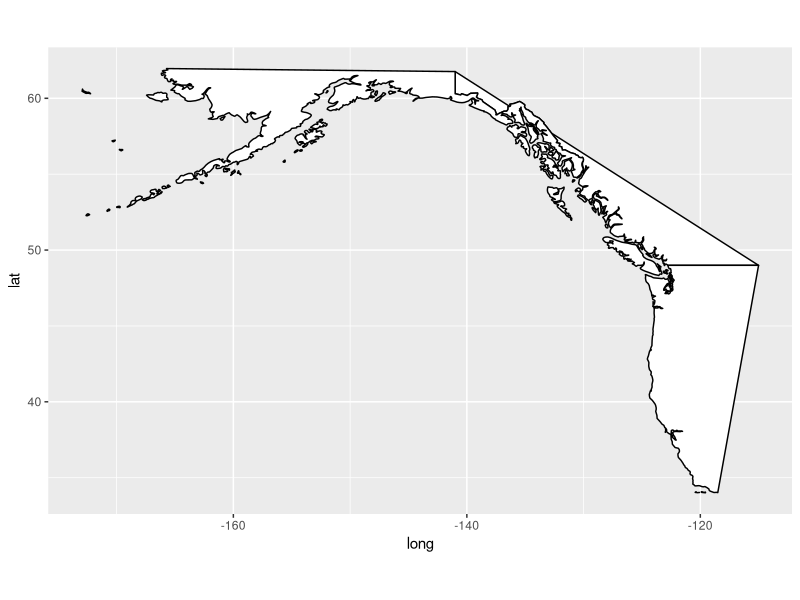
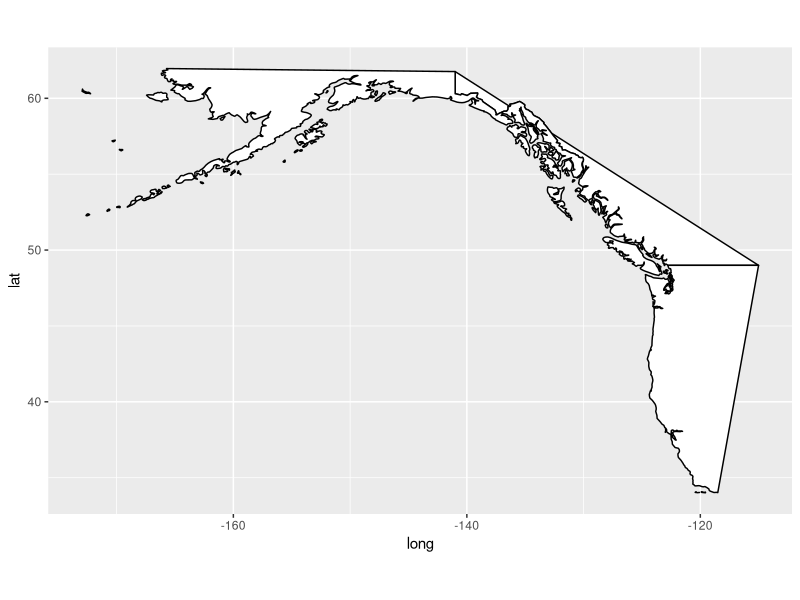

Recreate these plots in R, in order. (Note: this script raises an error after producing the figures.)
library(tidyverse)
library(here)
#this file creates a new column in our lookup code file that has Alaska assignments for the NMFS stat areas and then saves it at the end--this only needs to be run one time and then the Weitkamp file is updated.
## was last run to update the NMFS stat area names in Alaska and should not need to be called again! 

#plot and check to see if assignment worked
base <- world <- map_data("world") %>%  subset(region %in% c("USA", "Canada")) %>%
  filter(!group== 1511, !group== 1518, !group==1515, !group==1508, !group==1502, !group==1509) %>%
  filter(!long > -115) %>%
  filter(!lat < 34) %>%
  filter(!lat > 62) %>%
  filter(!long < -173) %>% 
  ggplot( ) +
  geom_polygon(aes(x = long, y = lat, group = group), fill = "white", color = "black") +
  coord_fixed(1.3)

#reassigning spatial bounds 
codes = read_csv("data/recovery codes-wietkamp+shelton 12-2018 two PUSO.csv") %>%
 # select(c(1:10, 17)) %>%
 # filter(state.prov == 1) %>%
  mutate(recovery_location_code = location_code) %>%
  select(-c(Rec.area.Sullaway.Shelton.NMFSstat)) #remove previous versions for joining


location = read.csv("data/locations.txt") %>%
 select(c("location_code","rmis_latitude","rmis_longitude", "description")) %>%
 rename(recovery_location_code = location_code, recovery_description = description,
                latitude=rmis_latitude, longitude = rmis_longitude) %>%
 distinct(recovery_location_code, .keep_all = TRUE)   #took out duplicate recovery codes, keep.all = keeps the first row of values for each recovery code
 
#easier to assign codes that have lat/longs - start with those. Join on the location file to the codes to get the descriptions and lat/longs when applicable. 
temp_lat_long <- left_join(codes, location, by=c("recovery_location_code")) %>%
  filter(`state/prov` %in% c(1,7)) %>%
  #filter(str_detect(tolower(recovery_location_code), "^1")) %>% #Just pulls AK recoveries 
  filter(!is.na(latitude)) %>% 
  separate(recovery_description, into = c("sea", "sector", "hemi", "Bearing", "stat_area"), sep = ",") %>%
  separate(stat_area, into = c("area_info", "stat_area"), sep = 24) %>%
  mutate(longitude = case_when(longitude > 100 ~ longitude * -1,
                               TRUE ~ longitude)) %>% # (-)'s left off of some of the longitudes 
  filter(latitude > 50) %>%
  mutate(Rec.area.Sullaway.Shelton.NMFSstat = case_when(
    Rec.area.Sullaway.Shelton.YAK_SOR_NCA == "NSEAK SSEAK" ~ "NSEAK SSEAK",
    Rec.area.Sullaway.Shelton.YAK_SOR_NCA == "NSEAK" ~ "NSEAK",
    Rec.area.Sullaway.Shelton.YAK_SOR_NCA == "SSEAK" ~ "SSEAK",
    Rec.area.Sullaway.Shelton.YAK_SOR_NCA == "YAK" ~ "NE.GOA", #Ole already assigned these, so they will just carry over
    sector== " SECTOR 4"~ "BER",
    longitude > -140 & latitude > 55.5   ~  "NSEAK", #"X650",
    longitude < -140 & longitude > -147 | longitude == -140 ~ "NE.GOA", #"X640",
    longitude < -147 & longitude > -154 | longitude == -147 ~ "NW.GOA", #"X630",
    longitude < -154 & longitude > -159 | longitude == -154 ~ "E.APEN", #"X620",
    latitude > 59 & longitude < -160 ~ "BER",
    longitude < -159 & longitude > -170 | longitude == -159 & latitude < 55 ~ "W.APEN",  #"X610",
    longitude == -172 & latitude < 55 ~ "W.APEN", #an odd ball on the south side of aluetian islands in sector 3
    Rec.area.Sullaway.Shelton.YAK_SOR_NCA == "ALEUT" ~ "ALEUT",
    latitude < 55.5 & longitude > -140 ~ Rec.area.Sullaway.Shelton.YAK_SOR_NCA,
         TRUE ~ Rec.area.Sullaway.Shelton.YAK_SOR_NCA)) %>%
  mutate(Rec.area.Sullaway.Shelton.NMFSstat = case_when(Rec.area.Sullaway.Shelton.NMFSstat == "BER" & sector == " Region 1" ~ "NE.GOA",
                                                        Bearing == "District 186" ~ "NE.GOA",
                                                        Rec.area.Sullaway.Shelton.NMFSstat == "YAK" & longitude > -137 & latitude < 58  ~ "NSEAK", #SOME OF THE YAK'S ARENT ASSIGNING CORRECLTY THIS WILL FIX IT. 
                                                        Rec.area.Sullaway.Shelton.NMFSstat %in% c("APEN", "HSEA") & latitude < 52 & longitude < -170 ~ "ALEUT",
                                                        Rec.area.Sullaway.Shelton.NMFSstat == "APEN" & latitude > 57 ~ "BER",
                                                        Rec.area.Sullaway.Shelton.NMFSstat == "BER" & latitude < 54 & longitude < -170 ~ "ALEUT",
                                                        Rec.area.Sullaway.Shelton.NMFSstat == "BER" & latitude < 55 ~ "W.APEN",
                                                        Rec.area.Sullaway.Shelton.NMFSstat == "HSEA" & latitude == 55 ~ "SSEAK",
                                                        Rec.area.Sullaway.Shelton.NMFSstat == "HSEA" & longitude > -160 & longitude < -155 ~ "E.APEN",
                                                        Rec.area.Sullaway.Shelton.NMFSstat == "NSEAK" & latitude == 56 ~ "SSEAK",
                                                        Rec.area.Sullaway.Shelton.NMFSstat == "YAK" & longitude > - 136.5 ~ "NSEAK",
                                                        Rec.area.Sullaway.Shelton.NMFSstat == "BER" & longitude > -140 ~ "NE.GOA",
                                                        recovery_location_code %in% c("1M112MB SE10720", "1M1NW") ~ "SSEAK",
                                                        hemi %in% c(" WRANGELL", " PETERSBURG") ~ "SSEAK",
                                                        Rec.area.Sullaway.Shelton.NMFSstat == "NSEAK" & longitude < -137.69 ~ "NE.GOA",
                                                        Rec.area.Sullaway.Shelton.NMFSstat =="NE.GOA" & longitude > -135.6990 ~ "NSEAK",
                                                        TRUE ~ Rec.area.Sullaway.Shelton.NMFSstat))#TWO Yak and one SSEAK is out of line - will come back to those later. 

test <- temp_lat_long %>%
     filter(Rec.area.Sullaway.Shelton.NMFSstat == "NE.GOA")

base +  geom_point(data = temp_lat_long, mapping = aes(x = longitude, y = latitude, color = Rec.area.Sullaway.Shelton.NMFSstat)) +
    theme_bw()
    
#seperate process for codes without a latitude 
temp_NA <- left_join(codes, location, by=c("recovery_location_code")) %>%
  filter(`state/prov` %in% c(1,7)) %>%
  filter(is.na(latitude)) %>% 
  mutate(recovery_description = as.character(recovery_description)) %>%
  mutate(recovery_description = case_when(is.na(recovery_description) ~ description,
                                           TRUE ~ recovery_description)) %>%
  separate(recovery_description, into = c("sea", "sector", "hemi", "Bearing", "stat_area"), sep = ",", remove = FALSE) %>%
  separate(stat_area, into = c("area_info", "stat_area"), sep = 24, remove = FALSE) %>%
  mutate(Rec.area.Sullaway.Shelton.NMFSstat = case_when(
    name == "HIGH SEAS 3 N" ~ "NE.GOA NW.GOA W.APEN E.APEN BER",  
    name == "HIGH SEAS 3 N W" ~ "NE.GOA NW.GOA W.APEN E.APEN BER",
    sector== " SECTOR 4"~ "BER",
    stat_area == "610" ~ "W.APEN",#"X610",
    stat_area == "620" ~ "E.APEN", #"X620",
    stat_area == "621" ~ "E.APEN", #621 = typo? put it into KOD bc that is 620 
    stat_area == "630" ~ "NW.GOA", #"X630", 
    stat_area == "640" ~ "NE.GOA", #"X640",
    stat_area == "649" ~ "NE.GOA", #north part of PWS on the YAK side. 
    Rec.area.Sullaway.Shelton.YAK_SOR_NCA == "YAK" ~ "NE.GOA",  #"X640", Yakutat assignments will stay the same, keeping the cut past -140. 
    Rec.area.Sullaway.Shelton.YAK_SOR_NCA == "NSEAK" ~ "NSEAK", #"X650", these assignments didnt change
    Rec.area.Sullaway.Shelton.YAK_SOR_NCA == "SSEAK" ~ "SSEAK", #These assignments didnt change 
    Rec.area.Sullaway.Shelton.YAK_SOR_NCA == "CISS" ~ "NW.GOA", #CISS = Cook Inlet
    Rec.area.Sullaway.Shelton.YAK_SOR_NCA == "BER" ~ "BER", #These assignments didnt change 
    Rec.area.Sullaway.Shelton.YAK_SOR_NCA == "NSEAK SSEAK" ~ "NSEAK SSEAK",
    Rec.area.Sullaway.Shelton.YAK_SOR_NCA == "APEN" ~ "W.APEN",
    Rec.area.Sullaway.Shelton.YAK_SOR_NCA == "PWS CISS KOD AKPEN BER" ~ "NW.GOA W.APEN E.APEN BER",
      #PWS/YAK AREA
    Bearing %in% c(" District 225" , " District 222",  " District 223", " District 224", " District 226", " District 227", " District 229") ~ "NW.GOA", #"X630",
    recovery_description == "Alaska marine, Region 2, Quadrant PW" ~ "NE.GOA",  
      ## ^^ there are 186 with this vague code: "AK M 2 PW" assigned to YAK. all from net/siene fishery. 
    Bearing %in% c(" District 221", " District 212", " District 228")  ~ "NE.GOA", #"X640",
      #KOD AREA I looked over all the descriptions and districts, they are all well within the 630 area, thus we can broadly assign them into it without parcing. 
    Rec.area.Sullaway.Shelton.YAK_SOR_NCA == "KOD" ~ "NW.GOA",  #"X630"
      #APEN - already assigned using stat area
    Rec.area.Sullaway.Shelton.YAK_SOR_NCA == "PWS" ~ "NW.GOA",  
    Rec.area.Sullaway.Shelton.YAK_SOR_NCA == "ALEUT" ~ "ALEUT",  
    Rec.area.Sullaway.Shelton.YAK_SOR_NCA == "HSEA" ~ "HSEA",  
    sector== " SECTOR 5"~ "BER",
    hemi %in% c(" JUNEAU") ~ "NSEAK",    
    hemi %in% c(" WRANGELL" ) ~ "SSEAK", 
    recovery_location_code == "1M" ~ "AK",
    TRUE ~ "FIX_ME")) 


test <- temp_NA %>% filter(Rec.area.Sullaway.Shelton.NMFSstat == "FIX_ME" )
 #BIND AND then create your NEW column in code assignment. 
temp1 <-temp_lat_long %>% 
   select(recovery_location_code, Rec.area.Sullaway.Shelton.NMFSstat)
temp2 <- temp_NA %>%
   select(recovery_location_code, Rec.area.Sullaway.Shelton.NMFSstat)

#COMBINE ALL CODES AND REMOVE DUPLICATES 
codes_stat_area<-rbind(temp1, temp2) %>% 
  unite(temp, c(recovery_location_code, Rec.area.Sullaway.Shelton.NMFSstat)) 
codes_stat_area<-  as.data.frame(unique(codes_stat_area$temp)) %>%
  rename(temp= "unique(codes_stat_area$temp)") %>%
  separate(temp, into = c("recovery_location_code", "Rec.area.Sullaway.Shelton.NMFSstat"), sep = "_") 

#CREATE NEW COLUMN AND BRING IN NON-ALASKA CODES 
join<- left_join(codes, codes_stat_area, by = c("recovery_location_code")) %>%
  mutate(Rec.area.Sullaway.Shelton.NMFSstat = case_when(is.na(Rec.area.Sullaway.Shelton.NMFSstat) ~ Rec.area.Sullaway.Shelton.YAK_SOR_NCA,
                                                        Rec.area.Sullaway.Shelton.NMFSstat == "FIX_ME" ~ Rec.area.Sullaway.Shelton.YAK_SOR_NCA, 
                                                        TRUE~Rec.area.Sullaway.Shelton.NMFSstat)) %>%
  select(-c(X1)) %>%
  filter(!is.na(Rec.area.Sullaway.Shelton.NMFSstat)) #I deal with assigning the NA's below. 

####################
#in script RMIS.R after codes area assigned, some still do not get assigned, this can be used to add in those assignments. 
na <- read.csv("data/missing_codes.csv")

# base <- world <- map_data("world") %>%  subset(region %in% c("USA", "Canada")) %>%
#   filter(!group== 1511, !group== 1518, !group==1515, !group==1508, !group==1502, !group==1509) %>%
#   filter(!long > -115) %>%
#   filter(!lat < 34) %>%
#   filter(!lat > 62) %>%
#   filter(!long < -173) %>% 
#   ggplot( ) +
#   geom_polygon(aes(x = long, y = lat, group = group), fill = "white", color = "black") +
#   coord_fixed(1.3)
# 
# base +  geom_point(data = bc_na, mapping = aes(x = longitude, y = latitude, color = Rec.area.Sullaway.Shelton.NMFSstat)) +
#   theme_bw()

ak_na<-na %>% 
  filter(str_detect(tolower(recovery_location_code), "^1")) %>% #Just pulls AK recoveries 
  separate(recovery_description, into = c("sea", "sector", "hemi", "Bearing", "stat_area"), sep = ",") %>%
  separate(stat_area, into = c("area_info", "stat_area"), sep = 24) %>%
  mutate(Rec.area.Sullaway.Shelton.NMFSstat = case_when(
    longitude > -155 & longitude < -145 ~ "NW.GOA",
    longitude < -170 ~ "ALEUT", 
    hemi == " HOMER" ~ "NW.GOA",
    hemi %in% c(" GUSTAVUS"," ELFIN COVE", " JUNEAU", " SITKA" ) ~ "NSEAK",    
    hemi %in% c(" PETERSBURG", " WRANGELL" ) ~ "SSEAK",  
    TRUE ~ "FIX_ME")) 


bc_na<-na %>% 
  filter(str_detect(tolower(recovery_location_code), "^2")) %>% #Just pulls AK recoveries 
  separate(recovery_description, into = c("sea", "rest"), sep = ":") %>%
  separate(rest, into = c("delete", "area_code", "location", "location_cont", "another_code"), sep = " ") %>%
  separate(sea, into = c("stat_area", "delete"), sep = " ") %>%
  select(-c(delete)) %>%
  mutate(na_code = str_sub(recovery_location_code, start = 4, end = 5)) %>% #pulls out specific parts of the code useful for assignments 
  mutate(Rec.area.Sullaway.Shelton.NMFSstat = case_when(
    stat_area %in% c("NN", "NSPT") ~ "NBC", 
    stat_area %in% c("CNG", "CSPT") ~ "CBC", 
    stat_area %in% c("GSPTS", "GSRESSPT", "GSSPTC", "JSSSPT", "GSPTN") ~ "SGEO", 
    stat_area %in% c("NWTR") ~ "NWVI", 
    location %in% c("GILLAM") ~ "NWVI",
    na_code == "27" & latitude > 49.382966 ~ "NWVI",
    na_code == "27" & latitude < 49.382966 ~ "SWVI",
    stat_area %in% c("JFSPT") ~ "SWVI",   
    na_code %in% c("09", "25") ~ "NBC",
    na_code %in% c("50", "26") ~ "CBC",
    na_code == "24" ~ "SWVI",
    na_code %in% c("22","23", "61", "62","85") ~ "SGEO",
    na_code %in% c("01", "27") ~ "NWVI", # THERE ARE three codes left with no descriptions etc but the codes have similiar regions to the NWVI codes 27's and 25's so it is very likely that is where they belong. 
    na_code %in% c("08", "SK") ~ "NWVI", # rec loc code below, but for some reason that didnt work to assign it, so I did it using the NA_code, which is unique for both of these
    #recovery_location_code %in% c("2MNSKP004 000", "2MS08M302 000") ~ "NWVI", #These codes have no information, but they sort close to NWVI codes...so I put them there 
    TRUE ~ stat_area)) 

# base +  geom_point(data = bc_na, mapping = aes(x = longitude, y = latitude, color = Rec.area.Sullaway.Shelton.NMFSstat)) +
#   theme_bw()
ak_na<-ak_na %>%
  select(c(recovery_location_code, latitude, longitude, Rec.area.Sullaway.Shelton.NMFSstat ))
bc_na<-bc_na %>%
  select(c(recovery_location_code, latitude, longitude, Rec.area.Sullaway.Shelton.NMFSstat ))

na_assigned <- rbind(ak_na, bc_na) %>%
  mutate(id= NA, `state/prov` = str_sub(recovery_location_code, start = 1, end = 1)) %>%
  mutate(`F/M` = "M") %>%
  mutate(location_code = recovery_location_code) %>%
  mutate(location_type = NA, name= NA, psc_basin = NA, psc_region = NA, description = NA, rmpc_region = NA, rmpc_basin = NA, `Rec.area-W`= NA, Rec.area.Shelton = NA, Rec.area.Shelton2=NA, Rec.area.Shelton3=NA,Rec.area.Sullaway.Shelton=NA, Rec.area.Sullaway.Shelton.two.Oregon =NA,Rec.area.Sullaway.Shelton.SOR_NCA=NA, Rec.area.Sullaway.Shelton.YAK_SOR_NCA=NA) %>%
  select(-c(latitude, longitude))

#add these codes to the bottom of the master code file. 
all_codes<-rbind(join, na_assigned) %>%
  select(-c(id)) %>%
  mutate(id = row_number())   

#write.csv(all_codes, "data/recovery codes-wietkamp+shelton 12-2018 two PUSO.csv")
 